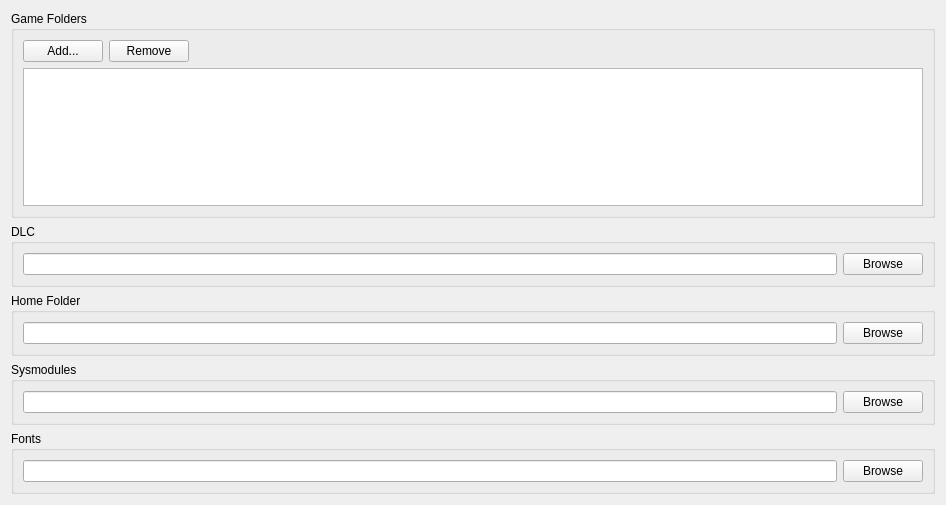
      <widget class="QWidget" name="pathsTabContents">
       <property name="geometry">
        <rect>
         <x>0</x>
         <y>0</y>
         <width>946</width>
         <height>505</height>
        </rect>
       </property>
       <layout class="QVBoxLayout" name="pathsTabLayout">
        <item>
         <widget class="QGroupBox" name="gameFoldersGroupBox">
          <property name="title">
           <string>Game Folders</string>
          </property>
          <layout class="QVBoxLayout" name="verticalLayout">
           <item>
            <layout class="QHBoxLayout" name="horizontalLayout_3">
             <item>
              <widget class="QPushButton" name="addFolderButton">
               <property name="text">
                <string>Add...</string>
               </property>
              </widget>
             </item>
             <item>
              <widget class="QPushButton" name="removeFolderButton">
               <property name="text">
                <string>Remove</string>
               </property>
              </widget>
             </item>
             <item>
              <spacer name="horizontalSpacer">
               <property name="orientation">
                <enum>Qt::Orientation::Horizontal</enum>
               </property>
               <property name="sizeHint" stdset="0">
                <size>
                 <width>40</width>
                 <height>20</height>
                </size>
               </property>
              </spacer>
             </item>
            </layout>
           </item>
           <item>
            <widget class="QListWidget" name="gameFoldersListWidget"/>
           </item>
          </layout>
         </widget>
        </item>
        <item>
         <widget class="QGroupBox" name="dlcFolderGroupBox_2">
          <property name="title">
           <string>DLC</string>
          </property>
          <layout class="QVBoxLayout" name="dlcFolderGroupBox">
           <item>
            <layout class="QHBoxLayout" name="horizontalLayout_17">
             <item>
              <widget class="QLineEdit" name="currentDLCFolder">
               <property name="readOnly">
                <bool>true</bool>
               </property>
              </widget>
             </item>
             <item>
              <widget class="QPushButton" name="folderButton">
               <property name="text">
                <string>Browse</string>
               </property>
              </widget>
             </item>
            </layout>
           </item>
          </layout>
         </widget>
        </item>
        <item>
         <widget class="QGroupBox" name="homeFolderGroupBox">
          <property name="title">
           <string>Home Folder</string>
          </property>
          <layout class="QVBoxLayout" name="saveDataLayout">
           <item>
            <layout class="QHBoxLayout" name="horizontalLayout_4">
             <item>
              <widget class="QLineEdit" name="homeFolderPath">
               <property name="readOnly">
                <bool>true</bool>
               </property>
              </widget>
             </item>
             <item>
              <widget class="QPushButton" name="homeFolderButton">
               <property name="text">
                <string>Browse</string>
               </property>
              </widget>
             </item>
            </layout>
           </item>
          </layout>
         </widget>
        </item>
        <item>
         <widget class="QGroupBox" name="sysmodulesGroupBox">
          <property name="title">
           <string>Sysmodules</string>
          </property>
          <layout class="QVBoxLayout" name="dlcFolderGroupBox_4">
           <item>
            <layout class="QHBoxLayout" name="horizontalLayout_18">
             <item>
              <widget class="QLineEdit" name="sysmodulesPath">
               <property name="readOnly">
                <bool>true</bool>
               </property>
              </widget>
             </item>
             <item>
              <widget class="QPushButton" name="browse_sysmodules">
               <property name="text">
                <string>Browse</string>
               </property>
              </widget>
             </item>
            </layout>
           </item>
          </layout>
         </widget>
        </item>
        <item>
         <widget class="QGroupBox" name="fontsGroupBox">
          <property name="title">
           <string>Fonts</string>
          </property>
          <layout class="QHBoxLayout" name="fontsLayout">
           <item>
            <widget class="QLineEdit" name="fontsPath">
             <property name="readOnly">
              <bool>true</bool>
             </property>
            </widget>
           </item>
           <item>
            <widget class="QPushButton" name="browse_fonts">
             <property name="text">
              <string>Browse</string>
             </property>
            </widget>
           </item>
          </layout>
         </widget>
        </item>
       </layout>
      </widget>
